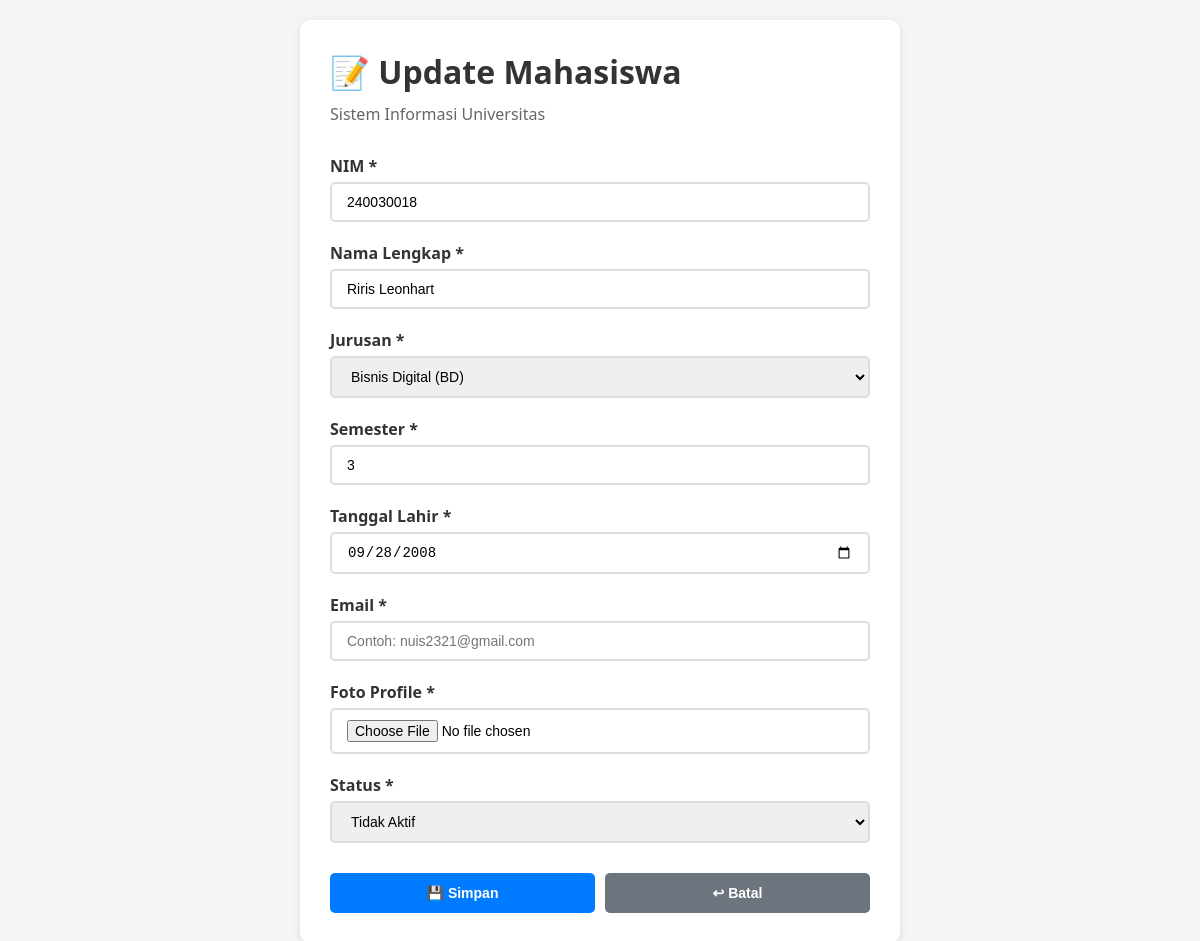
Screenshot of /index.php?action=edit&id=4 with the database file from the repository.
### tables this page shows
CREATE TABLE `mahasiswa` (
  `id_mahasiswa` int(11) NOT NULL,
  `nim` varchar(9) NOT NULL,
  `nama` varchar(100) NOT NULL,
  `prodi` varchar(100) NOT NULL,
  `semester` int(11) NOT NULL,
  `tanggal_lahir` date DEFAULT NULL,
  `email` varchar(100) DEFAULT NULL,
  `foto_profile` text NOT NULL,
  `created_at` timestamp NOT NULL DEFAULT current_timestamp(),
  `status` enum('aktif','tidak aktif') DEFAULT 'aktif'
);

### app/controllers/MahasiswaController.php (called while the page is built, shortened)
<?php
require_once 'config/koneksi.php';
require_once 'app/models/Mahasiswa.php';
class MahasiswaController
{
    private $mahasiswa;
    public function __construct()
    {
        $database = new Database();
        $this->db = $database->getConnection();
        $this->mahasiswa = new Mahasiswa($this->db);
    }
    public function edit($id)
    {
        $mahasiswa = $this->mahasiswa->getById($id);
        require_once 'app/views/mahasiswa/edit.php';
    }
}

### config/koneksi.php (called while the page is built, shortened)
<?php
class Database {
    private $host = "localhost";
    private $db_name = "universitas";
    private $username = "root";
    private $password = "";
    public function getConnection() {
        $this->conn = null;
        try {
            $this->conn = new PDO(
                "mysql:host=" . $this->host . ";dbname=" . $this->db_name,
                $this->username,
                $this->password
            );
            $this->conn->setAttribute(PDO::ATTR_ERRMODE, PDO::ERRMODE_EXCEPTION);
            $this->conn->exec("set names utf8");
        } catch(PDOException $e) {
            echo "Connection error: " . $e->getMessage();
        }
        return $this->conn;
    }
}
?>

### app/models/Mahasiswa.php (called while the page is built, shortened)
<?php
class Mahasiswa
{
    private $conn;
    private $table_name = "mahasiswa";
    public function __construct($db)
    {
        $this->conn = $db;
    }
    public function getById($id)
    {
        $query = "SELECT * FROM " . $this->table_name . " WHERE id_mahasiswa = :id LIMIT 1";
        $stmt = $this->conn->prepare($query);
        $stmt->bindParam(':id', $id);
        $stmt->execute();
        return $stmt->fetch(PDO::FETCH_ASSOC);
    }
}

### app/views/mahasiswa/edit.php (the view, shortened to what this page needs)
<!DOCTYPE html>
<html lang="id">
<head>
</head>
<body>
    <div class="container">
        <h1>📝 Update Mahasiswa</h1>
        <p class="subtitle">Sistem Informasi Universitas</p>
        <form action="index.php?action=update" method="POST" enctype="multipart/form-data">
            <div class="form-group">
                <label for="nim">NIM *</label>
                <input type="text" id="nim" name="nim" value="<?php echo $mahasiswa['nim']; ?>" required placeholder="Contoh: 2024001">
            </div>
            <div class="form-group">
                <label for="nama">Nama Lengkap *</label>
                <input type="text" id="nama" name="nama" value="<?php echo $mahasiswa['nama']; ?>" required placeholder="Contoh: Ahmad Fauzi">
            </div>
            <div class="form-group">
                <label for="prodi">Jurusan *</label>
                <select id="prodi" name="prodi" required>
                    <option value="BD" <?= ($mahasiswa['prodi'] == 'BD') ? 'selected' : '' ?>>Bisnis Digital (BD)</option>
                </select>
            </div>
            <div class="form-group">
                <label for="semester">Semester *</label>
                <input type="number" id="semester" name="semester" value="<?php echo $mahasiswa['semester']; ?>" required placeholder="Contoh: 1" min="1" max="8">
            </div>
            <div class="form-group">
                <label for="tanggal_lahir">Tanggal Lahir *</label>
                <input type="date" id="tanggal_lahir" value="<?php echo $mahasiswa['tanggal_lahir']; ?>" name="tanggal_lahir" required>
            </div>
            <div class="form-group">
                <label for="email">Email *</label>
                <input type="email" id="email" name="email" value="<?php echo $mahasiswa['email']; ?>" required placeholder="Contoh: nuis2321@gmail.com">
            </div>
            <div class="form-group">
                <label for="foto_profile">Foto Profile *</label>
                <input type="file" id="foto_profile" name="foto_profile" accept="image/*">
            </div>
            <div class="form-group">
                <label for="status">Status *</label>
                <select id="status" name="status" required>
                    <option value="tidak aktif" <?= ($mahasiswa['status'] == 'tidak aktif') ? 'selected' : '' ?>>Tidak Aktif</option>
                </select>
            </div>
            <div class="btn-group">
                <button type="submit" class="btn-primary">💾 Simpan</button>
                <button type="button" class="btn-secondary" onclick="window.location.href='index.php'">↩ Batal</button>
            </div>
        </form>
    </div>
</body>
</html>

### app/views/mahasiswa/edit.php (style rules this page uses)
* { margin: 0; padding: 0; box-sizing: border-box; }
body { font-family: 'Segoe UI', Tahoma, Geneva, Verdana, sans-serif; background: #f5f5f5; padding: 20px; }
.container { max-width: 600px; margin: 0 auto; background: white; padding: 30px; border-radius: 10px; box-shadow: 0 2px 10px rgba(0, 0, 0, 0.1); }
h1 { color: #333; margin-bottom: 10px; }
.subtitle { color: #666; margin-bottom: 30px; }
.form-group { margin-bottom: 20px; }
label { display: block; margin-bottom: 5px; color: #333; font-weight: 600; }
input, select { width: 100%; padding: 10px 15px; border: 2px solid #ddd; border-radius: 5px; font-size: 14px; }
.btn-group { display: flex; gap: 10px; margin-top: 30px; }
button { flex: 1; padding: 12px; border: none; border-radius: 5px; cursor: pointer; font-size: 14px; font-weight: 600; }
.btn-primary { background: #007bff; color: white; }
.btn-secondary { background: #6c757d; color: white; }

### rows the page displays
mahasiswa: nim "240030018", nama "Riris Leonhart", prodi "Bisnis Digital (BD)", semester "3", tanggal_lahir "09/28/2008", status "Tidak Aktif"
